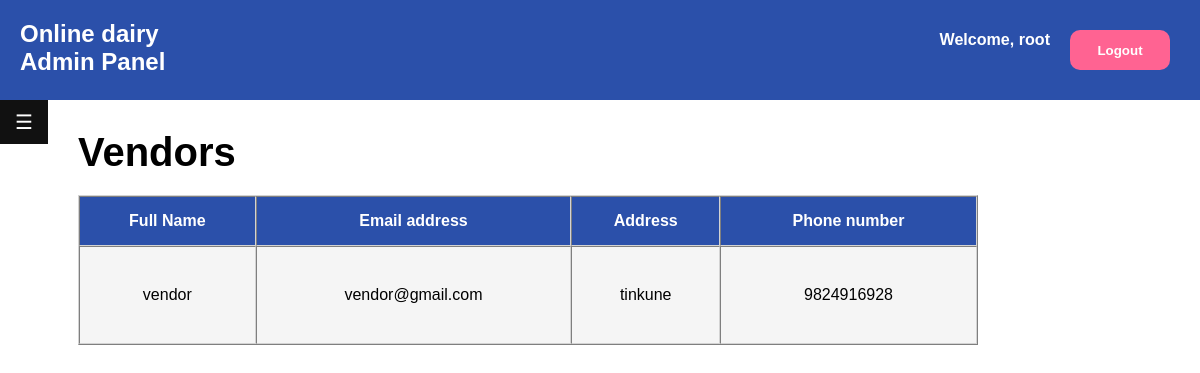
Page /admin/vendormanagement.php (signed in) on the committed database.
### tables this page shows
CREATE TABLE `registerd_vendor` (
  `id` int(11) NOT NULL,
  `username` varchar(200) NOT NULL,
  `email` varchar(200) NOT NULL,
  `address` varchar(200) NOT NULL,
  `phno` varchar(10) NOT NULL,
  `pass` varchar(200) NOT NULL
);

### connection/connect.php (called while the page is built, shortened)
<?php
$username="root";
?>

### admin/vendormanagement.php (the view, shortened to what this page needs)
<?php
include "../connection/connect.php";
?>
<!DOCTYPE html>
<html lang="en">
<head>
    <link rel="stylesheet" href="../css/adminpagestyle.css">
</head>
<body>
<div class="header">
    <div class="h-left"><b><a href="adminpanel.php">Online dairy <br>Admin Panel</a></b></div>
    <form method="post" class="logout">
    <h6>Welcome, <span style="grey;"><?php echo $username; ?></span><h6>
        <button name="logout" class="h-right">Logout</button>
    </form>
</div>
<div class="adminsides">
<div id="main">
  <button class="openbtn" onclick="openNav()">☰</button>
</div>
<div class="adminpaneltxt" id="adminPanel">
<div class="addproduct-box">
        <div class="addproduct-form">
            <h1 class="heading">Vendors</h1>
            <div class="box-container">
                <?php
      $select_orders ="SELECT * FROM `registerd_vendor`";
      $select_orders_res=mysqli_query($conn,$select_orders);
      if(mysqli_num_rows($select_orders_res)>0){
         while($fetch_vendordetail = mysqli_fetch_assoc($select_orders_res)){
   ?>
                <div class="box">
                    <table border="1" cellspacing="0">
                        <thead>
                            <tr>
                                <th>Full Name</th>
                                <th>Email address</th>
                                <th>Address</th>
                                <th>Phone number</th>
                            </tr>
                        </thead>
                        <tbody>
                            <tr>
                                <td><p><?= $fetch_vendordetail['username']; ?></td>
                                <td><?= $fetch_vendordetail['email']; ?></p></td>
                                <td><?= $fetch_vendordetail['address']; ?></p></td>
                                <td><?= $fetch_vendordetail['phno']; ?></p></td>
                            </tr>
                        </tbody>
                    </table>
                </div>
                <?php
    }
      }else{
         echo '<p class="empty">no registerd vendor yet!</p>';
      }
   ?>
            </div>
        </div>
    </div>
</div>
</div>
</body>
</html>

### css/adminpagestyle.css (style rules this page uses)
* { margin: 0; padding: 0; box-sizing: border-box; font-family: sans-serif; }
.header { background-color:#2B50AA; padding: 20px 20px; display: flex; justify-content: space-between; font-size: 24px; }
.logout { display: flex; }
.logout h6 { padding: 10px; color: white; }
.h-left a { text-decoration: none; color: white; }
.h-right { height: 40px; width: 100px; background-color: #ff6392; color: white; border-radius: 10px; border-color: transparent; font-family: sans-serif; font-weight: bold; outline: transparent; }
.openbtn { font-size: 20px; cursor: pointer; background-color: #111; color: white; padding: 10px 15px; border: none; }
.addproduct-box { width: 100%; height: auto; }
.addproduct-form { padding: 20px; }
.adminsides { display: flex; height: 100vh; width: 100%; }
.adminpaneltxt h1 { font-family: sans-serif; font-size: 40px; }
.adminpaneltxt { width: 80%; padding: 10px; overflow-y: scroll; }
.box table { height: 150px; width: 100%; background-color: whitesmoke; text-align: center; margin-top: 20px; border-color:lightgray ; }
.box table thead { height: 50px; background-color: #2B50AA; color: white; font-family: sans-serif; }
.box table tbody { text-align: center; }

### rows in the picture
registerd_vendor: username "vendor", email "vendor@gmail.com", address "tinkune", phno "9824916928"

### other values in the picture
$username "root"
